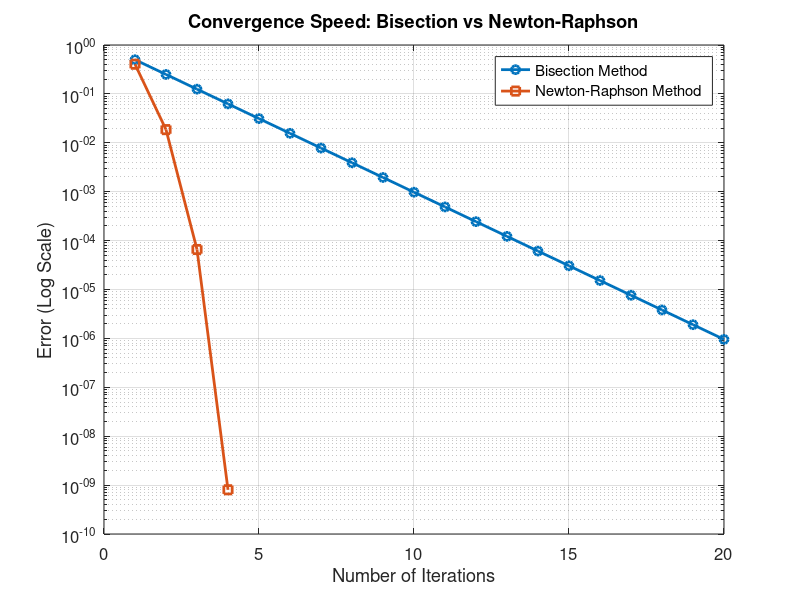

This chart was generated by the following MATLAB code:
clear; clc; close all;

% Function_definition 
f = @(x) exp(-2*x) - 7*x;         % f(x)
df = @(x) -2*exp(-2*x) - 7;       % f'(x)

tol = 1e-6; % Tolerance

% Bisection_method 
fprintf('Bisection Method\n');
fprintf('Iter |        a         |        b         |        c         |       f(c)       |      Error      \n');
fprintf('---------------------------------------------------------------------------------------------------\n');

% Initial_section_setting
a = 0; 
b = 1; 
iter_B = 0;
err_B = (b - a) / 2; % Initial_error
history_B = [];      % Error_history

while err_B > tol
    iter_B = iter_B + 1;
    c = (a + b) / 2; % Median_calculation
    
    % Error_calculation
    err_B = (b - a) / 2; 
    history_B(iter_B) = err_B;
    
    % Print_current_status
    fprintf('%4d | %16.10f | %16.10f | %16.10f | %16.10f | %16.10e \n', iter_B, a, b, c, f(c), err_B);
    
    % Termination_condition
    if f(c) == 0 || err_B < tol
        break;
    end
    
    % Reduce_section
    if f(a) * f(c) < 0
        b = c;
    else
        a = c;
    end
end
root_B = c;
fprintf('-> Bisection Method Root: %f (Iterations: %d)\n\n', root_B, iter_B);

% Newton-Raphson Method
fprintf('Newton-Raphson Method\n');
fprintf('Iter |        x_i       |      f(x_i)      |      Error      \n');
fprintf('-------------------------------------------------------------\n');

x0 = 0.5; % Initial_estimate_setting
iter_N = 0;
err_N = 1;    % Initial_error(bigger_than_tolerance)
history_N = []; % Error_history

while err_N > tol
    iter_N = iter_N + 1;
    
    % Recurrence_formula
    x1 = x0 - f(x0) / df(x0); 
    
    % Error_calculation(absolute_value)
    err_N = abs(x1 - x0);
    history_N(iter_N) = err_N;
    
    % Print_current_status
    fprintf('%4d | %16.10f | %16.10f | %16.10e \n', iter_N, x1, f(x1), err_N);
    
    % Update_variable
    x0 = x1;
end
root_N = x1;
fprintf('-> Newton-Raphson Root: %f (Iterations: %d)\n\n', root_N, iter_N);

% Figure Plotting 
figure('Name', 'Convergence Speed Comparison', 'Position', [100, 100, 700, 500]);
semilogy(1:iter_B, history_B, '-o', 'LineWidth', 2, 'DisplayName', 'Bisection Method');
hold on;
semilogy(1:iter_N, history_N, '-s', 'LineWidth', 2, 'DisplayName', 'Newton-Raphson Method');
grid on;
title('Convergence Speed: Bisection vs Newton-Raphson');
xlabel('Number of Iterations');
ylabel('Error (Log Scale)');
legend('Location', 'northeast');
set(gca, 'FontSize', 12);
